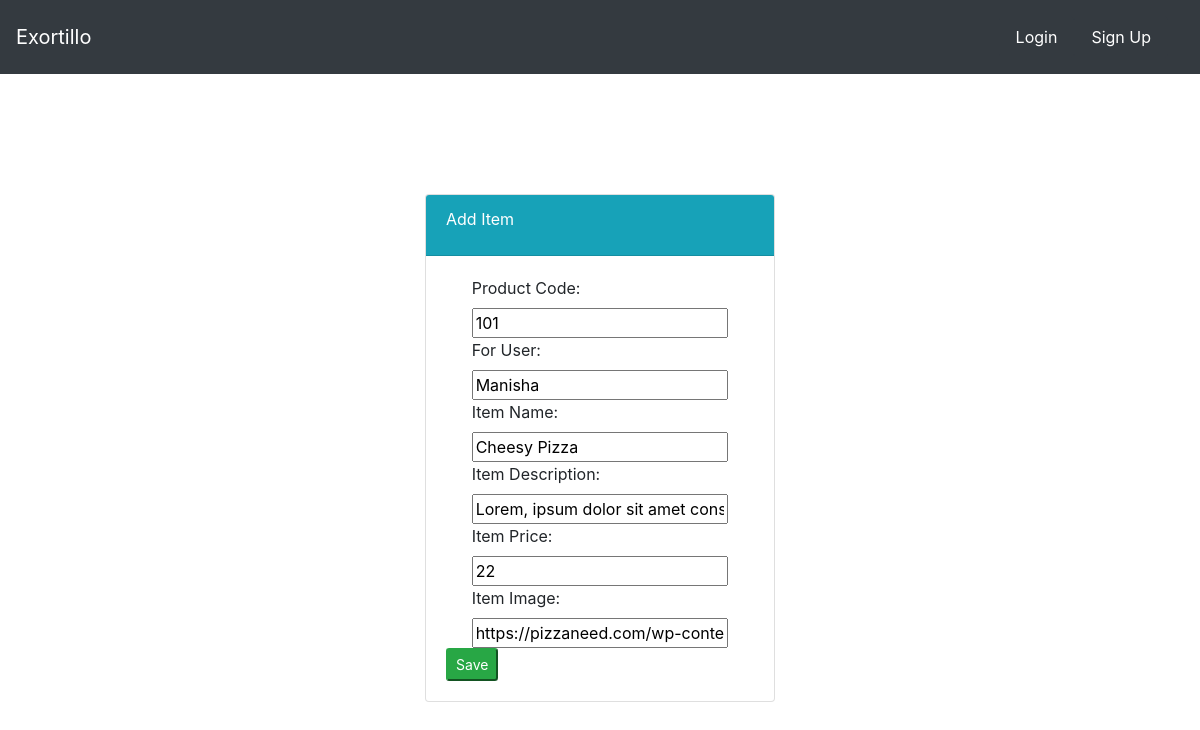
Before: /food/update/1/ with the older database file.
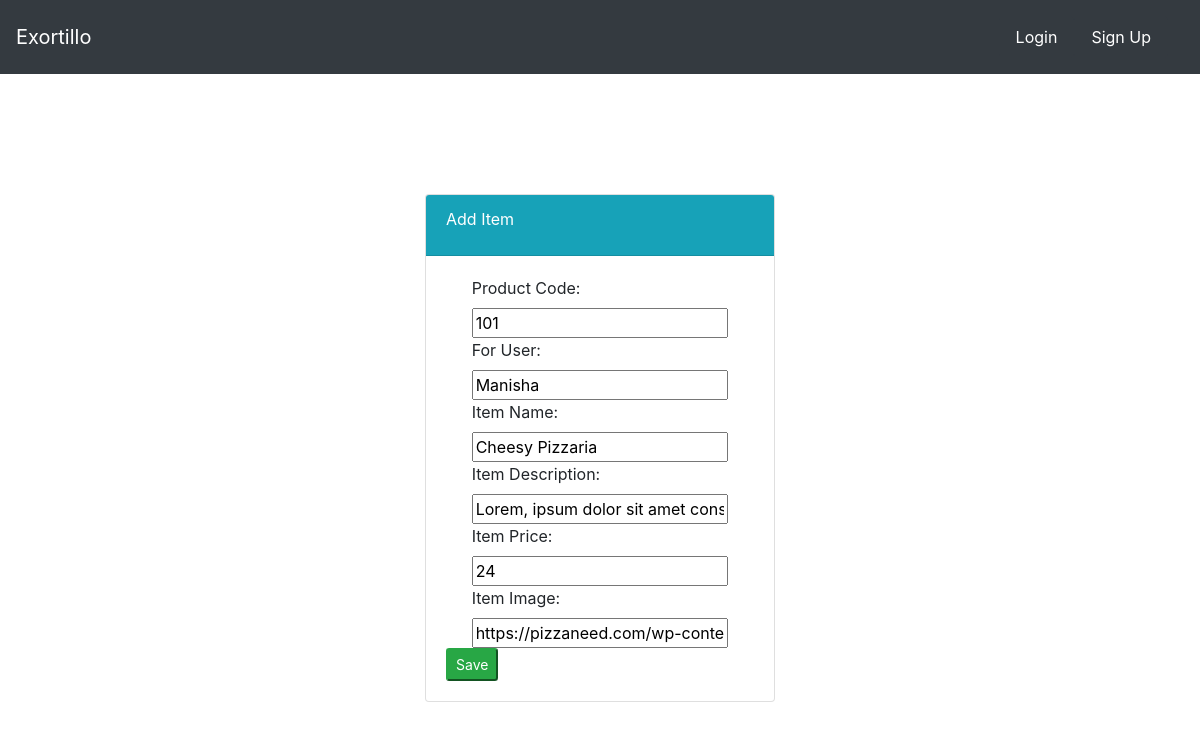
After: the same page with the newer database file.
### food/models.py (models this page shows, shortened)
class Item(models.Model):
    user = models.ForeignKey(
        User,
        on_delete=models.CASCADE,
        default='1'
    )
    prod_code = models.IntegerField(default=100)
    for_user = models.CharField(
        max_length=100,
        default='xyz'
    )
    item_name = models.CharField(max_length=50)
    item_desc = models.CharField(
        max_length=500,
        default='''Lorem, ipsum dolor sit amet consectetur adipisicing elit. A nam voluptate assumenda recusandae officia et consequatur,
                   nobis voluptatem incidunt laborum harum doloribus aspernatur iure aperiam adipisci quas alias ea delectus!'''
    )
    item_price = models.IntegerField()
    item_image = models.CharField(
        max_length=500,
        default="https://th.bing.com/th?id=OIP.N0JNvG4iu61u97rvu8FZWgHaFe&w=290&h=214&c=8&rs=1&qlt=90&o=6&pid=3.1&rm=2"
    )

### food/views.py (the view, shortened to what this page needs)
# urls.py: path('update/<int:id>/', views.update_item, name='update_item'),
def update_item(request, id):
    item = Item.objects.get(pk=id)
    form = ItemForm(request.POST or None, instance=item)
    context = {
        'form':form
    }
    return render(request, 'food/item-form.html', context)

### food/forms.py
class ItemForm(forms.ModelForm):
    class Meta:
        model = Item
        fields = ['prod_code', 'for_user', 'item_name', 'item_desc', 'item_price', 'item_image']

### food/templates/food/item-form.html (shortened to what this page needs)
{% extends 'food/base.html' %}
{% block body %}
<br><br><br>
<div class="container">
    <div class="row">
        <div class="col-md-4 offset-md-4">
            <div class="card">
                <div class="card-header text-white bg-info">
                    <div class="card-title">
                        Add Item
                    </div>
                </div>
                <div class="card-body">
                    <form method="POST">
                        <label class="offset-md-1">Product Code: </label><br>
                        <span class="offset-md-1">{{ form.prod_code }}</span>
                        <br><label class="offset-md-1">For User: </label><br>
                        <span class="offset-md-1">{{ form.for_user }}</span>
                        <br><label class="offset-md-1">Item Name: </label><br>
                        <span class="offset-md-1">{{ form.item_name }}</span>
                        <br><label class="offset-md-1">Item Description: </label><br>
                        <span class="offset-md-1">{{ form.item_desc }}</span>
                        <br><label class="offset-md-1">Item Price: </label><br>
                        <span class="offset-md-1">{{ form.item_price }}</span>
                        <br><label class="offset-md-1">Item Image: </label><br>
                        <span class="offset-md-1">{{ form.item_image }}</span>
                        <button class="bt btn-success btn-sm" type="submit">Save</button>
                    </form>
                </div>
            </div>
        </div>
    </div>
</div>
<br><br><br>
{% endblock %}

### food/templates/food/base.html (shortened to what this page needs)
{% load static %}
<!DOCTYPE html>
<html lang="en">
<head>
    <link rel="stylesheet" href="{% static 'food/style.css' %}">
    <link rel="stylesheet" href="https://cdn.jsdelivr.net/npm/bootstrap@4.3.1/dist/css/bootstrap.min.css">
</head>
<body>
    <nav class="navbar navbar-dark bg-dark">
        <a href="{% url 'food:index' %}" class="navbar-brand">
            Exortillo
        </a>
        <div class="navbar">
            {% if user.is_superuser %}
                <a href="{% url 'food:create_item' %}" class="nav-item nav-link btn btn-dark">
                    Add Item
                </a>
                <a href="{% url 'profile' %}" class="nav-item nav-link btn btn-dark">
                    Profile
                </a>
                <a href="{% url 'logout' %}" class="nav-item nav-link btn btn-dark">
                    Logout
                </a>
            {% else %}
                <a href="{% url 'login' %}" class="nav-item nav-link btn btn-dark">
                    Login
                </a>
                <a href="{% url 'register' %}" class="nav-item nav-link btn btn-dark">
                    Sign Up
                </a>
            {% endif %}
        </div>
    </nav>
    {% block body %}
    {% endblock %}
</body>
</html>

### food/static/food/style.css (style rules this page uses)
body { background-color: aquamarine; }

Changed rows visible on the page:
changed Item "Manisha": item_name "Cheesy Pizza" → "Cheesy Pizzaria"; item_price "22" → "24"
